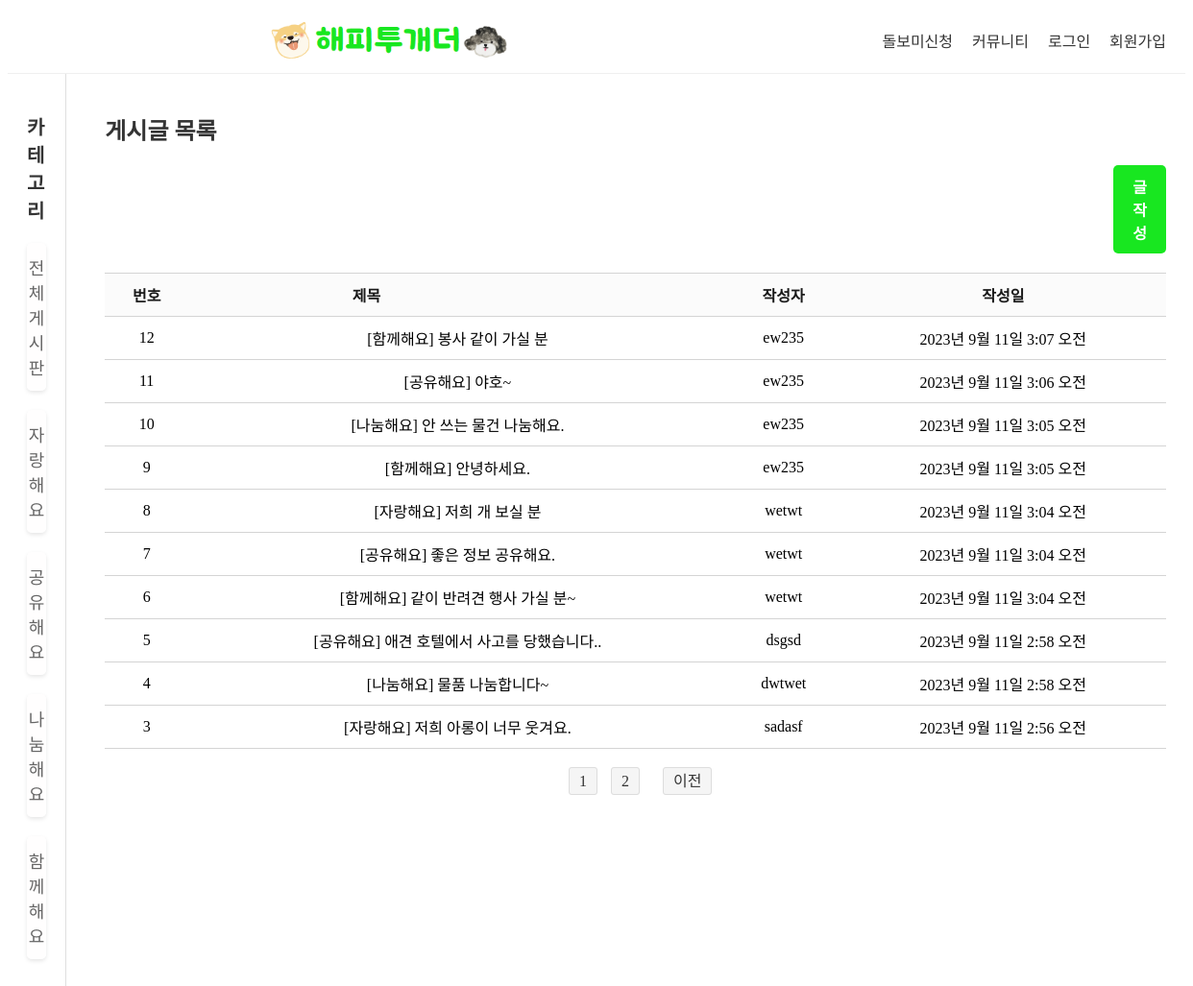
Screenshot of /community/?page=2 with the database file from the repository.
### app/models.py (models this page shows, shortened)
class Post(models.Model):
    title = models.CharField(max_length=200)
    content = models.TextField()
    image = models.ImageField(upload_to='post_images/', blank=True, null=True)
    created_at = models.DateTimeField(auto_now_add=True)
    author = models.ForeignKey(CustomUser, on_delete=models.SET_NULL, null=True)

class CustomUser(AbstractUser):
    GENDER_CHOICES = (
        ('남', '남'),
        ('여', '여'),
    )
    USER_TYPE_CHOICES = (
        ('user', '사용자'),
        ('sitter', '돌봄이')
    )
    LOCAL_CHOICES = (
        ('지역을 선택하세요.', '지역을 선택하세요.'),
        ('강남구', '강남구'),
        ('강동구', '강동구'),
        ('강북구', '강북구'),
        ('강서구', '강서구'),
        ('관악구', '관악구'),
        ('광진구', '광진구'),
        ('구로구', '구로구'),
        ('금천구', '금천구'),
        ('노원구', '노원구'),
        ('도봉구', '도봉구'),
        ('동대문구', '동대문구'),
        ('동작구', '동작구'),
        ('마포구', '마포구'),
        ('서대문구', '서대문구'),
        ('서초구', '서초구'),
        ('성동구', '성동구'),
        ('성북구', '성북구'),
        ('송파구', '송파구'),
        ('양천구', '양천구'),
        ('영등포구', '영등포구'),
        ('용산구', '용산구'),
        ('은평구', '은평구'),
        ('종로구', '종로구'),
        ('중구', '중구'),
        ('중랑구', '중랑구'),
    )
    birth_date = models.DateField(null=True, blank=True)
    gender = models.CharField(max_length=1, choices=GENDER_CHOICES, null=True, blank=True)
    phone_number = models.CharField(max_length=15, null=True, blank=True)
    email = models.EmailField(unique=True)
    user_type = models.CharField(max_length=10, choices=USER_TYPE_CHOICES, default='user')
    local = models.CharField(max_length=10, choices=LOCAL_CHOICES, default='지역을 선택하세요.')
    groups = models.ManyToManyField(Group, blank=True, related_name='customuser_set')
    user_permissions = models.ManyToManyField(Permission, blank=True, related_name='customuser_set')
    def __str__(self):
        return self.username

### app/views.py (the view)
# urls.py: path('community/', views.community, name='community'),
def community(request):
    all_posts = Post.objects.all().order_by('-created_at')
    paginator = Paginator(all_posts, 10)
    page_number = request.GET.get('page', 1)
    page_posts = paginator.get_page(page_number)
    return render(request, 'community.html', {'posts': page_posts})

### app/templates/community.html (shortened to what this page needs)
{% extends 'base.html' %}
{% load static %}
{% block content %}
<link rel="stylesheet" type="text/css" href="{% static 'style6.css' %}">
<div class="category-container">
    <div class="category-sidebar">
        <h3 class="category-title">카테고리</h3>
        <ul class="category-list">
            <li class="category-item">
                <button class="category-button" href="{% url 'community' %}">전체 게시판</button>
            </li>
            <li class="category-item">
                <button class="category-button">자랑해요</button>
            </li>
            <li class="category-item">
                <button class="category-button">공유해요</button>
            </li>
            <li class="category-item">
                <button class="category-button">나눔해요</button>
            </li>
            <li class="category-item">
                <button class="category-button">함께해요</button>
            </li>
        </ul>
    </div>
    <div class="community-content">
        <h2 class="community-title">게시글 목록</h2>
        <a href="{% url 'create_post' %}" class="create-post-link">글작성</a>
        <table class="post-table">
            <thead>
                <tr>
                    <th class="post-header">번호</th>
                    <th class="post-header" style="padding-right: 200px;">제목</th>
                    <th class="post-header">작성자</th>
                    <th class="post-header">작성일</th>
                </tr>
            </thead>
            <tbody>
                {% for post in posts %}
                <tr class="post-row">
                    <td class="post-data post-number">{{ post.id }}</td>
                    <td class="post-data post-title">
                        <a class="post-link" href="{% url 'post_detail' post.pk %}">{{ post.title }}</a>
                    </td>
                    <td class="post-data post-author">{{ post.author }}</td>
                    <td class="post-data post-date">{{ post.created_at }}</td>
                </tr>
                {% endfor %}
            </tbody>
        </table>
        <div class="pagination">
            <span class="step-links">
                <span class="current-page">
                    {% for i in posts.paginator.page_range %}
                        <a href="?page={{ i }}" class="{% if i == posts.number %}active{% endif %}">{{ i }}</a>
                    {% endfor %}
                </span>
                {% if posts.has_previous %}
                <a href="?page={{ posts.previous_page_number }}">이전</a>
                {% endif %}
            </span>
        </div>
    </div>
</div>
{% endblock %}

### static/style6.css (style rules this page uses)
.category-container { display: flex; max-width: 1400px; margin: 0 auto; }
.category-sidebar { flex: 1; padding: 20px; max-width: 150px; margin-right: 20px; border-right: 1px solid #dfdfdf; }
.category-title { color: #333; font-size: 20px; margin-bottom: 20px; }
.category-list { list-style: none; padding: 0; }
.category-item { margin-top: 20px; }
.category-button { font-size: 18px; border: none; background-color: #fffefea3; color: #666666; cursor: pointer; transition: background-color 0.3s, color 0.3s, box-shadow 0.3s; padding: 12px 0; width: 100%; border-radius: 5px; box-shadow: 0 2px 4px rgba(0, 0, 0, 0.1); display: block; }
.community-content { flex: 2; padding: 20px; max-width: 2000px; }
.community-title { color: #333; font-size: 24px; }
.create-post-link { display: inline-block; padding: 10px 20px; margin-bottom: 20px; background: #18E720; color: white; border: none; margin-left: 1050px; border-radius: 5px; font-size: 16px; font-weight: bold; text-decoration: none; transition: background-color 0.3s ease; }
.post-table { width: 100%; border-collapse: collapse; }
.post-header { background-color: #f8f8f895; color: #1a1a1a; text-align: center; padding: 10px; border-top: 1px solid #d4d4d4; border-bottom: 1px solid #d4d4d4; }
.post-link { text-decoration: none; color: inherit; }
.post-number, .post-title, .post-author, .post-date { padding: 10px; text-decoration: none; border-bottom: 1px solid #d4d4d4; text-align: center; color: inherit; }
.pagination { display: flex; justify-content: center; align-items: center; margin-top: 20px; }
.step-links a { text-decoration: none; margin: 0 5px; padding: 5px 10px; background-color: #f5f5f5; color: #333; border: 1px solid #ddd; border-radius: 3px; transition: background-color 0.3s, color 0.3s, border 0.3s; }
.current-page { margin: 0 10px; }

### rows the page displays
Post: id "12", title "[함께해요] 봉사 같이 가실 분", author "ew235", created_at "2023년 9월 11일 3:07 오전"
Post: id "11", title "[공유해요] 야호~", author "ew235", created_at "2023년 9월 11일 3:06 오전"
Post: id "10", title "[나눔해요] 안 쓰는 물건 나눔해요.", author "ew235", created_at "2023년 9월 11일 3:05 오전"
Post: id "9", title "[함께해요] 안녕하세요.", author "ew235", created_at "2023년 9월 11일 3:05 오전"
Post: id "8", title "[자랑해요] 저희 개 보실 분", author "wetwt", created_at "2023년 9월 11일 3:04 오전"
Post: id "7", title "[공유해요] 좋은 정보 공유해요.", author "wetwt", created_at "2023년 9월 11일 3:04 오전"
Post: id "6", title "[함께해요] 같이 반려견 행사 가실 분~", author "wetwt", created_at "2023년 9월 11일 3:04 오전"
Post: id "5", title "[공유해요] 애견 호텔에서 사고를 당했습니다..", author "dsgsd", created_at "2023년 9월 11일 2:58 오전"
Post: id "4", title "[나눔해요] 물품 나눔합니다~", author "dwtwet", created_at "2023년 9월 11일 2:58 오전"
Post: id "3", title "[자랑해요] 저희 아롱이 너무 웃겨요.", author "sadasf", created_at "2023년 9월 11일 2:56 오전"

### other values shown
{{ i }} "1" "2"
